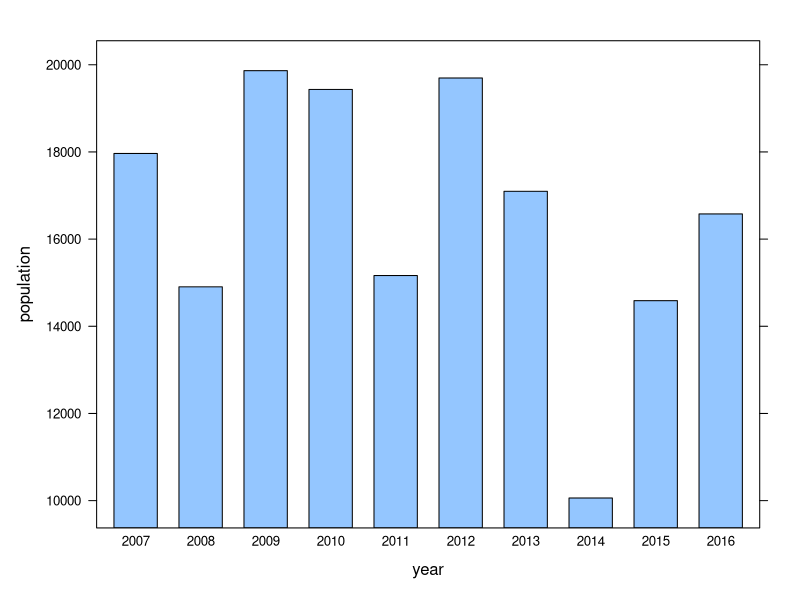
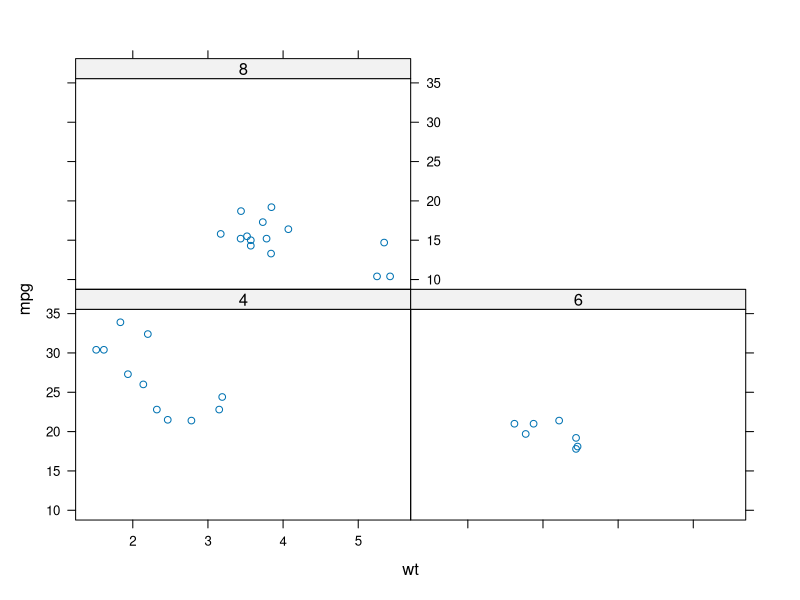

These charts were generated, in order, by the following R code:
library(lattice)


index = data.frame(year=as.factor(2007:2016),
                   pop=sample(10000:20000,
                              size=10))

lattice::barchart(pop~year, data=index,
                  xlab="year",
                  ylab="population")

lattice::xyplot(mpg~wt|as.factor(cyl), 
                data = mtcars)